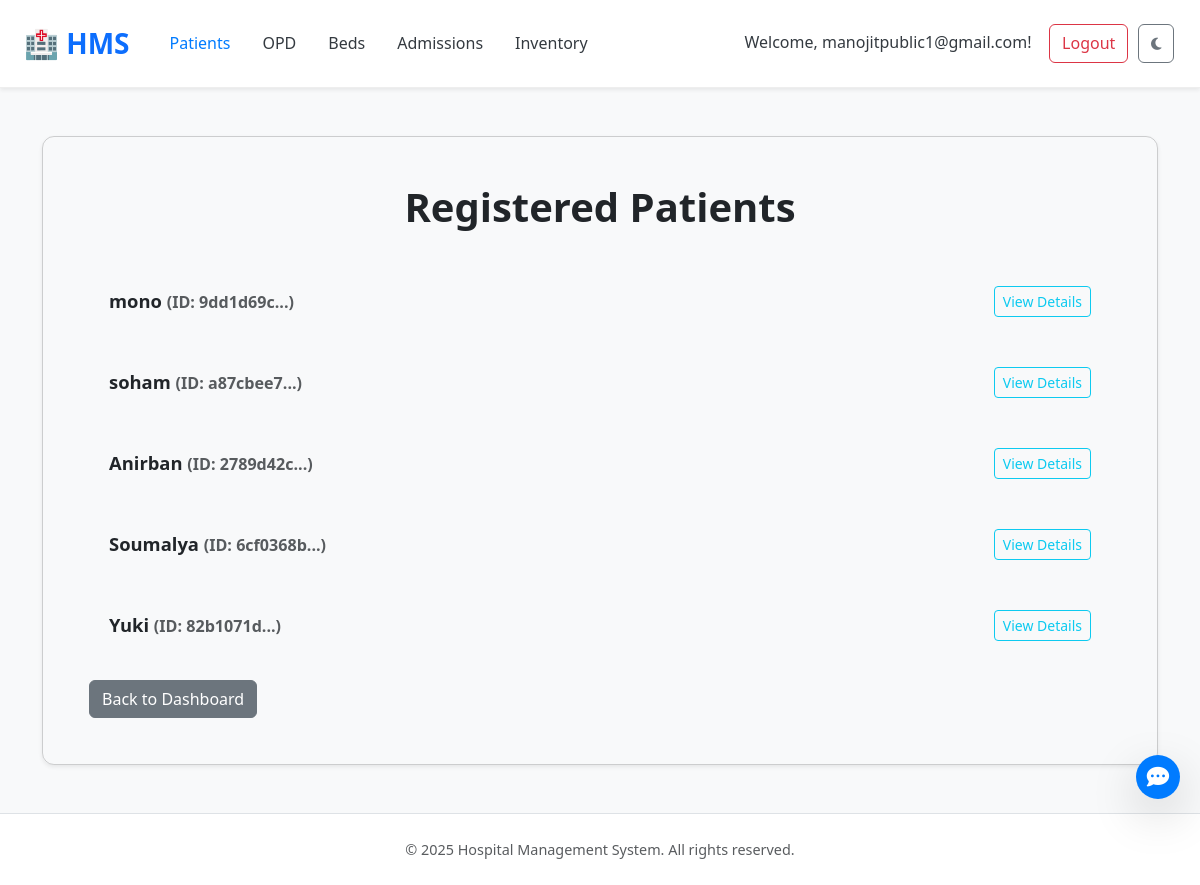
The app's page /patients (signed in) with its own data.
### tables this page shows
CREATE TABLE patients (
    patient_id TEXT PRIMARY KEY,
    name TEXT NOT NULL,
    age INTEGER,
    gender TEXT,
    contact_number TEXT,
    address TEXT,
    emergency_contact TEXT,
    blood_group TEXT,
    medical_history TEXT
);

### app.py (the view)
@app.route('/patients')
def list_patients():
    conn = get_db()
    patients = conn.execute("SELECT * FROM patients").fetchall()
    close_db(conn)
    return render_template('list_patients.html', patients=patients)

### app.py (called while the page is built)
def get_db():
    conn = sqlite3.connect(DATABASE)
    conn.row_factory = sqlite3.Row
    return conn

### templates/list_patients.html (shortened to what this page needs)
<!DOCTYPE html>
<html lang="en">
<head>
    <link href="https://cdn.jsdelivr.net/npm/bootstrap@5.3.3/dist/css/bootstrap.min.css" rel="stylesheet">
    <link href="https://cdn.jsdelivr.net/npm/aos@2.3.4/dist/aos.css" rel="stylesheet">
    <link rel="stylesheet" href="https://cdnjs.cloudflare.com/ajax/libs/font-awesome/6.5.0/css/all.min.css" />
    <link rel="stylesheet" href="{{ url_for('static', filename='style.css') }}">
    <link rel="stylesheet" href="{{ url_for('static', filename='index_style.css') }}">
</head>
<body {% if g.get('theme')=='dark' %}data-bs-theme="dark" {% endif %}>
    <nav class="navbar navbar-expand-lg navbar-light bg-white shadow-sm px-4" data-aos="fade-down">
        <a class="navbar-brand fw-bold text-primary" href="{{ url_for('index') }}">🏥 HMS</a>
        <div class="collapse navbar-collapse justify-content-between" id="navbarNav">
            <ul class="navbar-nav">
                {% if session.get('user_id') %}
                <li class="nav-item">
                    <a class="nav-link {% if request.endpoint == 'list_patients' %}active{% endif %}"
                        href="{{ url_for('list_patients') }}">Patients</a>
                </li>
                <li class="nav-item">
                    <a class="nav-link {% if request.endpoint == 'view_opd_queue' %}active{% endif %}"
                        href="{{ url_for('view_opd_queue') }}">OPD</a>
                </li>
                <li class="nav-item">
                    <a class="nav-link {% if request.endpoint == 'list_beds' %}active{% endif %}"
                        href="{{ url_for('list_beds') }}">Beds</a>
                </li>
                <li class="nav-item">
                    <a class="nav-link {% if request.endpoint == 'list_admissions' %}active{% endif %}"
                        href="{{ url_for('list_admissions') }}">Admissions</a>
                </li>
                <li class="nav-item">
                    <a class="nav-link {% if request.endpoint == 'view_inventory' %}active{% endif %}"
                        href="{{ url_for('view_inventory') }}">Inventory</a>
                </li>
                {% endif %}
            </ul>
            <ul class="navbar-nav">
                {% if session.get('user_id') %}
                <li class="nav-item">
                    <a class="nav-link navbar-text me-2" href="{{ url_for('view_profile') }}" style="cursor: pointer;">
                        Welcome, {{ session.get('user_email') }}!
                    </a>
                </li>
                <li class="nav-item">
                    <a class="btn btn-outline-danger" href="{{ url_for('logout') }}">Logout</a>
                </li>
                {% endif %}
                <li class="nav-item">
                    <button id="darkModeToggle" class="btn btn-outline-secondary ms-2" title="Toggle Dark Mode"
                        aria-label="Toggle Dark Mode">
                        <i class="fas fa-moon moon-icon"></i>
                    </button>
                </li>
            </ul>
        </div>
    </nav>
    <div class="container my-5">
        <div class="patient-list-container card shadow-sm">
            <div class="card-body">
                <h1>Registered Patients</h1>
                {% if patients | length == 0 %}
                <p class="text-center text-muted">No registered patients found.</p>
                {% else %}
                {% for patient in patients %}
                <div class="patient-entry" data-patient-id="{{ patient['patient_id'] }}">
                    <div class="patient-entry-header">
                        <h5>{{ patient['name'] }} <small class="text-muted">(ID: {{ patient['patient_id'][:8] }}...)</small></h5>
                        <button class="btn btn-sm btn-outline-info toggle-details-btn" type="button"
                                data-bs-toggle="collapse"
                                data-bs-target="#patientDetails_{{ patient['patient_id'] }}"
                                aria-expanded="false"
                                aria-controls="patientDetails_{{ patient['patient_id'] }}">
                        </button>
                    </div>
                </div>
                {% endfor %}
                {% endif %}
                <div class="mt-4">
                    <a href="{{ url_for('index') }}" class="btn btn-secondary">Back to Dashboard</a>
                </div>
            </div>
        </div>
    </div>
    <footer class="bg-white border-top py-4 text-center" data-aos="fade-up">
        <div class="container">
            <p class="mb-0 text-muted">&copy; 2025 Hospital Management System. All rights reserved.</p>
        </div>
    </footer>
    <div id="chatbot-container">
        <button id="chatbot-toggle-btn" class="btn btn-primary rounded-circle shadow-lg">
            <i class="fas fa-comment-dots"></i>
        </button>
    </div>
</body>
</html>

### static/style.css (style rules this page uses)
html { scroll-behavior: smooth; }
:root { --primary-color: #007bff; --primary-darker: #0056b3; --secondary-color: #6c757d; --light-bg: #f8f9fa; --dark-text: #343a40; --card-border-color: #eee; }
body { font-family: 'Segoe UI', Tahoma, Geneva, Verdana, sans-serif; color: var(--dark-text); background-color: var(--light-bg); line-height: 1.6; }
.navbar { background-color: white !important; border-bottom: 1px solid var(--card-border-color); padding: 1rem 2rem; }
.navbar { position: sticky; top: 0; z-index: 999; }
.nav-item { display: flex; justify-content: center; text-align: center; }
.navbar-brand { font-size: 1.75rem; font-weight: bold; color: var(--primary-color); }
.navbar-nav .nav-link { color: var(--dark-text); margin-left: 1rem; padding: 0.5rem 1rem; }
.navbar-nav .nav-link:hover, .navbar-nav .nav-link.active { color: var(--primary-color); font-weight: 500; }
.navbar-nav .btn { margin: 0.1rem; }
footer { color: #777; font-size: 0.9rem; }

### static/index_style.css (style rules this page uses)
body { opacity: 0; transition: opacity 0.5s ease-in-out; }
body.loaded { opacity: 1; }
.card { transition: transform 0.3s ease, box-shadow 0.3s ease; }
#darkModeToggle { transition: all 0.3s ease; font-size: 14px; padding: 8px 12px; }
#chatbot-toggle-btn { position: fixed; bottom: calc(20px + 56px + 10px); right: 20px; z-index: 1052; width: 44px; height: 44px; border-radius: 50%; background-color: #007bff; color: white; border: none; display: flex; align-items: center; justify-content: center; cursor: pointer; box-shadow: 0 4px 8px rgba(0, 0, 0, 0.2); transition: all 0.3s ease; font-size: 1.4rem; }
#chatbot-toggle-btn i { color: inherit; }

### templates/list_patients.html (style rules this page uses)
.patient-list-container { margin-top: 30px; padding: 30px; background-color: var(--card-bg-color); border-radius: 12px; box-shadow: 0 5px 15px rgba(0, 0, 0, 0.1); }
.patient-list-container h1 { text-align: center; margin-bottom: 40px; color: var(--text-color); font-weight: 700; }
.patient-entry { border: 1px solid var(--border-color); margin-bottom: 20px; border-radius: 8px; overflow: hidden; background-color: var(--card-inner-bg-color); transition: border-color 0.3s ease, box-shadow 0.3s ease; }
.patient-entry-header { padding: 15px 20px; background-color: var(--card-header-bg); border-bottom: 1px solid var(--border-color); display: flex; justify-content: space-between; align-items: center; transition: background-color 0.3s ease; }
.patient-entry-header h5 { margin-bottom: 0; color: var(--text-color); font-weight: 600; font-size: 1.15rem; }
.patient-entry-header .btn { flex-shrink: 0; }

### records on screen
patients: name "mono", patient "9dd1d69c"
patients: name "soham", patient "a87cbee7"
patients: name "Anirban", patient "2789d42c"
patients: name "Soumalya", patient "6cf0368b"
patients: name "Yuki", patient "82b1071d"

### other values on screen
{{ session.get('user_email') }} "manojitpublic1@gmail.com"
